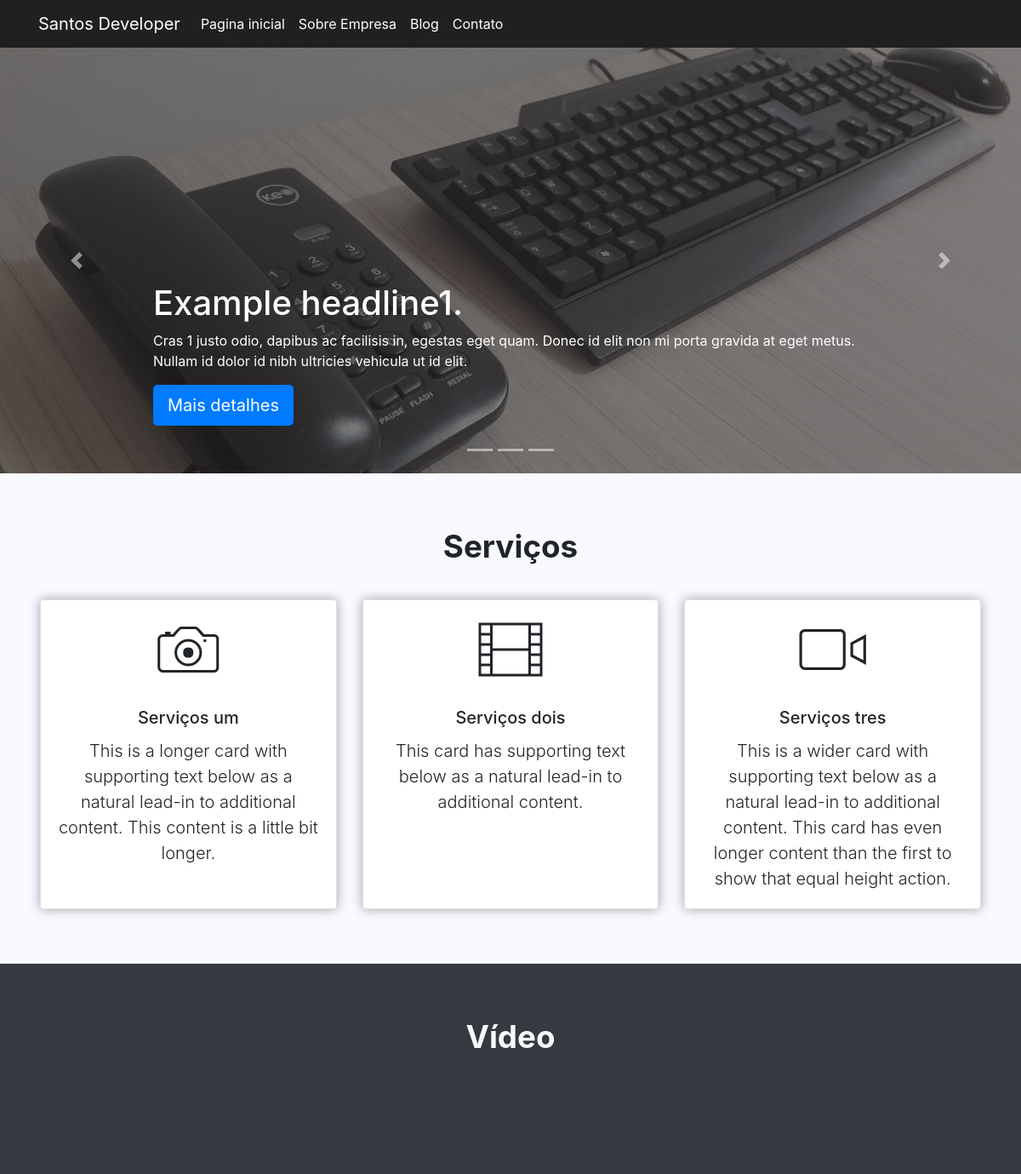
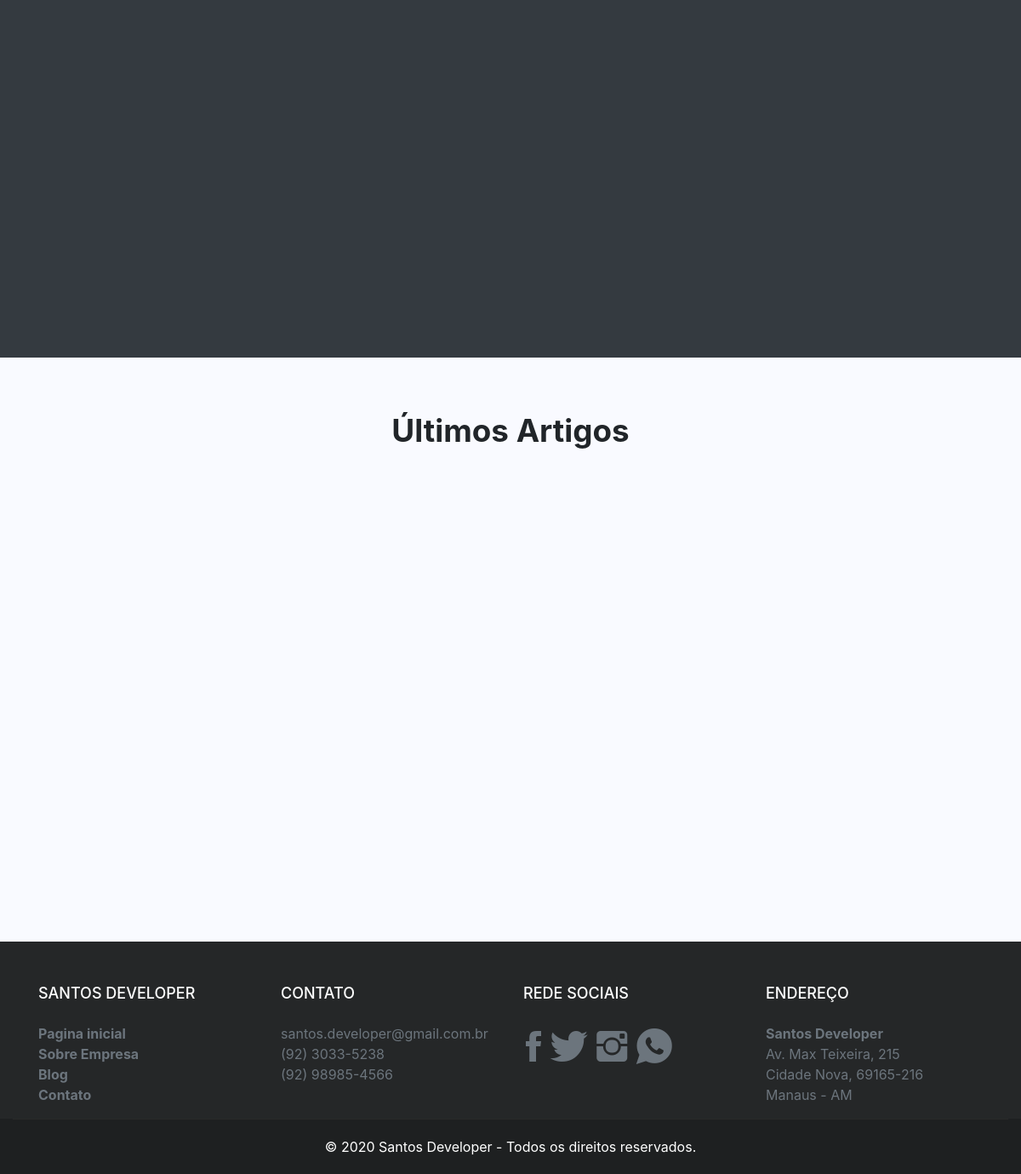
The page / on the database its author committed (2 pictures, top to bottom).
### tables this page shows
CREATE TABLE `sts_paginas` (
  `id` int(11) NOT NULL,
  `controller` varchar(220) NOT NULL,
  `endereco` varchar(220) NOT NULL,
  `nome_pagina` varchar(220) NOT NULL,
  `titulo` varchar(220) NOT NULL,
  `obs` text DEFAULT NULL,
  `keywords` varchar(220) NOT NULL,
  `description` varchar(220) NOT NULL,
  `author` varchar(50) NOT NULL,
  `imagem` varchar(120) DEFAULT NULL,
  `lib_bloqueado` int(11) NOT NULL DEFAULT 2,
  `ordem_paginas` int(11) NOT NULL,
  `sts_tipos_pagina_id` int(11) NOT NULL,
  `sts_robot_id` int(11) NOT NULL,
  `sts_situacao_pagina_id` int(11) NOT NULL DEFAULT 2,
  `created` datetime NOT NULL,
  `modified` datetime DEFAULT NULL
);

CREATE TABLE `sts_carousels` (
  `id` int(11) NOT NULL,
  `nome` varchar(220) NOT NULL,
  `imagem` varchar(220) NOT NULL,
  `titulo` varchar(220) DEFAULT NULL,
  `descricao` varchar(220) DEFAULT NULL,
  `posicao_text` varchar(40) DEFAULT NULL,
  `titulo_botao` varchar(40) DEFAULT NULL,
  `link` varchar(220) DEFAULT NULL,
  `ordem` int(11) NOT NULL,
  `adms_cor_id` int(11) DEFAULT NULL,
  `adms_situacoes_id` int(11) NOT NULL,
  `created` datetime NOT NULL,
  `modified` datetime DEFAULT NULL
);

CREATE TABLE `sts_servicos` (
  `id` int(11) NOT NULL,
  `titulo` varchar(250) NOT NULL,
  `icone_um` varchar(40) NOT NULL,
  `nome_um` varchar(120) NOT NULL,
  `descricao_um` varchar(220) NOT NULL,
  `icone_dois` varchar(40) NOT NULL,
  `nome_dois` varchar(120) NOT NULL,
  `descricao_dois` varchar(220) NOT NULL,
  `icone_tres` varchar(40) NOT NULL,
  `nome_tres` varchar(120) NOT NULL,
  `descricao_tres` varchar(220) NOT NULL,
  `created` datetime NOT NULL,
  `modified` datetime DEFAULT NULL
);

CREATE TABLE `sts_videos` (
  `id` int(11) NOT NULL,
  `titulo` varchar(120) NOT NULL,
  `descricao` varchar(220) NOT NULL,
  `video` varchar(220) NOT NULL,
  `created` datetime NOT NULL,
  `modified` datetime DEFAULT NULL
);

CREATE TABLE `sts_footer` (
  `id` int(11) NOT NULL,
  `nome_empresa` varchar(220) NOT NULL,
  `copyright` varchar(220) NOT NULL,
  `email` varchar(220) NOT NULL,
  `telefone1` varchar(30) NOT NULL,
  `telefone2` varchar(30) NOT NULL,
  `facebook_url` varchar(220) NOT NULL,
  `twitter_url` varchar(220) NOT NULL,
  `instagram_url` varchar(220) NOT NULL,
  `whatsapp_url` varchar(220) NOT NULL,
  `rua` varchar(100) NOT NULL,
  `bairro` varchar(100) NOT NULL,
  `cidade` varchar(100) NOT NULL,
  `numero` varchar(8) NOT NULL,
  `cep` varchar(10) NOT NULL,
  `uf` char(2) NOT NULL,
  `sts_tipos_paginas_id` int(11) NOT NULL,
  `created` datetime NOT NULL,
  `modified` datetime DEFAULT NULL
);

### app/sts/Views/home/home.php (the view, shortened to what the rows shown need)
<main role="main">
    <div id="myCarousel" class="carousel slide" data-ride="carousel">
        <ol class="carousel-indicators">
            <?php
            $contMarc = 0;
            foreach ($this->dados['stsCarousels'] as $carousel) {
                echo "<li data-target='#myCarousel' data-slide-to='$contMarc'></li>";
                $contMarc++;
            }
            ?>
        </ol>
        <div class="carousel-inner">
            <?php
            $contSlide = 0;
            foreach ($this->dados['stsCarousels'] as $carousel) {
                extract($carousel);
                ?>
                <div class="carousel-item
                <?php
                if ($contSlide == 0) {
                    echo 'active';
                }
                ?>">
                    <img class="first-slide img-fluid"
                         src="<?php echo URL . '/assets/images/carousel/'
                                 . $id . '/' . $imagem; ?>"
                         alt="<?php echo $titulo; ?>">
                    <div class="container">
                        <div class="carousel-caption <?php echo $posicao_text; ?>">
                            <h1 class="d-none d-md-block"><?php echo $titulo; ?></h1>
                            <p class="d-none d-md-block"><?php echo $descricao; ?></p>
                            <p class="d-none d-md-block">
                                <a class="btn btn-lg btn-<?php echo $cor; ?>"
                                   href="<?php echo $link ?>"
                                   role="button"><?php echo $titulo_botao; ?>
                                </a>
                            </p>
                        </div>
                    </div>
                </div>
                <?php
                $contSlide++;
            }
            ?>
        </div>
        <a class="carousel-control-prev" href="#myCarousel" role="button" data-slide="prev">
            <span class="carousel-control-prev-icon" aria-hidden="true"></span>
        </a>
        <a class="carousel-control-next" href="#myCarousel" role="button" data-slide="next">
            <span class="carousel-control-next-icon" aria-hidden="true"></span>
        </a>
    </div>
    <?php extract($this->dados['stsServicos'][0]); ?>
    <div class="jumbotron servicos">
        <div class="container">
            <h2 class="display-4 text-center servicosh2"><?php echo $titulo; ?></h2>
            <div class="card-deck">
                <div class="card text-center add-shadow animation-left">
                    <div class="icon-row tamanh-icone">
                        <span class="step size-96 link-mouse">
                            <i class="icon <?php echo $icone_um; ?>"></i>
                        </span>
                    </div>
                    <div class="card-body">
                        <h5 class="card-title"><?php echo $nome_um; ?></h5>
                        <p class="card-text lead"><?php echo $descricao_um; ?></p>
                    </div>
                </div>
                <div class="card text-center add-shadow animation-bottom">
                    <div class="icon-row tamanh-icone">
                        <span class="step size-96 link-mouse">
                            <i class="icon <?php echo $icone_dois; ?>"></i>
                        </span>
                    </div>
                    <div class="card-body">
                        <h5 class="card-title"><?php echo $nome_dois; ?></h5>
                        <p class="card-text lead"><?php echo $descricao_dois; ?></p>
                    </div>
                </div>
                <div class="card text-center add-shadow animation-right">
                    <div class="icon-row tamanh-icone ">
                        <span class="step size-96 link-mouse">
                            <i class="icon <?php echo $icone_tres; ?>"></i>
                        </span>
                    </div>
                    <div class="card-body">
                        <h5 class="card-title"><?php echo $nome_tres; ?></h5>
                        <p class="card-text lead"><?php echo $descricao_tres; ?></p>
                    </div>
                </div>
            </div>
        </div>
    </div>
    <?php extract($this->dados['stsVideos'][0]); ?>
    <div class="jumbotron bg-dark text-light video">
        <div class="container">
            <h2 class="display-4 text-center video-titulo servicosh2"><?php echo $titulo; ?></h2>
        </div>
    </div>
    <div class="jumbotron blog-home">
        <div class="container">
            <h2 class="display-4 text-center servicosh2">Últimos Artigos</h2>
            <div class="card-deck blog-text">
            </div>
        </div>
    </div>
</main>

### app/sts/Views/include/menu.php (shortened to what the rows shown need)
<header>
    <nav class="navbar navbar-expand-md navbar-dark fixed-top header-navbar">
        <div class="container">
            <a class="navbar-brand" href="<?php echo URL; ?>">Santos Developer</a>
            <div class="collapse navbar-collapse" id="navbarCollapse">
                <ul class="navbar-nav mr-auto">
                    <?php
                    foreach ($this->dados['menu'] as $menu) {
                        extract($menu);
                        ?>
                        <li class="nav-item">
                            <a class="nav-link text-white link-mouse"
                               href="<?php echo URL . $endereco; ?>">
                                   <?php echo $nome_pagina; ?>
                            </a>
                        </li>
                        <?php
                    }
                    ?>
                </ul>
            </div>
        </div>
    </nav>
</header>

### app/sts/Views/include/footer.php (shortened to what the rows shown need)
<footer class="footer">
    <div class="container text-muted">
        <div class="row">
            <div class="col-xl-3 col-lg-3 col-md-6 col-sm-6">
                <h4 class="text-white">Santos Developer</h4>
                <ul class="list-unstyled">
                    <?php
                    foreach ($this->dados['menu'] as $menu) {
                        extract($menu);
                        ?>
                        <li class="menu-footer">
                            <a class="text-muted font-weight-bold link-mouse"
                               href="<?php echo URL . $endereco; ?>">
                                   <?php echo $nome_pagina; ?>
                            </a>
                        </li>
                        <?php
                    }
                    ?>
                </ul>
            </div>
            <?php extract($this->dados['stsFooter'][0]); ?>
            <div class="col-xl-3 col-lg-3 col-md-6 col-sm-6">
                <h4 class="text-white">Contato</h4>
                <div class="company-contact">
                    <ul class="list-unstyled">
                        <li>
                            <a class="text-muted link-mouse" href="mailto:">
                                <?php echo $email ?>
                            </a>
                        </li>
                        <li>
                            <i class="fa fa-phone"></i><a><?php echo $telefone1 ?></a><br>
                            <i class="fa fa-phone"></i><a><?php echo $telefone2 ?></a>
                        </li>
                    </ul>
                </div>
            </div>
            <div class="col-xl-3 col-lg-3 col-md-6 col-sm-6">
                <h4 class="text-white">Rede Sociais</h4>
                <div class="company-social">
                    <ul class="list-unstyled">
                        <li>
                            <span class="step size-48">
                                <a href="<?php echo $facebook_url; ?>" class="link-mouse text-muted" target="_blank">
                                    <i class="icon ion-social-facebook"></i>
                                </a>
                            </span>
                        </li>
                        <li>
                            <span class="step size-48">
                                <a href="<?php echo $twitter_url; ?>" class="link-mouse text-muted" target="_blank">
                                    <i class="icon icon ion-social-twitter"></i>
                                </a>
                            </span>
                        </li>
                        <li>
                            <span class="step size-48">
                                <a href="<?php echo $instagram_url; ?>" class="link-mouse text-muted" target="_blank">
                                    <i class="icon ion-social-instagram"></i>
                                </a>
                            </span>
                        </li>
                        <li>
                            <span class="step size-48">
                                <a href="<?php echo $whatsapp_url; ?>" class="link-mouse text-muted" target="_blank">
                                    <i class="icon ion-social-whatsapp"></i>
                                </a>
                            </span>
                        </li>
                    </ul>
                </div>
            </div>
            <div class="col-xl-3 col-lg-3 col-md-6 col-sm-6">
                <h4 class="text-white">Endereço</h4>
                <ul class="list-unstyled">
                    <li>
                        <strong><?php echo $nome_empresa ?></strong><br>
                        <span><?php echo $rua ?></span>, <span><?php echo $numero ?></span><br>
                        <span><?php echo $bairro ?></span>, <span><?php echo $cep ?></span><br>
                        <span><?php echo $cidade ?></span> - <span><?php echo $uf ?></span>
                    </li>
                </ul>
            </div>
        </div>
    </div>
    <div class="col-xl-12 col-lg-12 sub-footer">
        <p class="company-copyright text-white"><?php echo $copyright ?></p>
    </div
</footer>
</body>
</html>

### rows shown on the page
sts_paginas: nome_pagina "Pagina inicial"
sts_paginas: nome_pagina "Sobre Empresa"
sts_paginas: nome_pagina "Blog"
sts_paginas: nome_pagina "Contato"
sts_carousels: imagem (picture), titulo "Example headline1.", descricao "Cras 1 justo odio, dapibus ac facilisis in, egestas eget quam. Donec id elit non mi porta gravida at eget metus. Nullam id dolor id nibh ultricies vehicula ut id elit.", titulo_botao "Mais detalhes"
sts_servicos: titulo "Serviços", nome_um "Serviços um", descricao_um "This is a longer card with supporting text below as a natural lead-in to additional content. This content is a little bit longer.", nome_dois "Serviços dois", descricao_dois "This card has supporting text below as a natural lead-in to additional content.", nome_tres "Serviços tres", descricao_tres "This is a wider card with supporting text below as a natural lead-in to additional content. This card has even longer content than the first to show that equal height action."
sts_videos: titulo "Vídeo"
sts_footer: email "santos.developer@gmail.com.br", telefone1 "(92) 3033-5238", telefone2 "(92) 98985-4566", nome_empresa "Santos Developer", rua "Av. Max Teixeira", numero "215", bairro "Cidade Nova", cep "69165-216", cidade "Manaus", uf "AM", copyright "© 2020 Santos Developer - Todos os direitos reservados."
